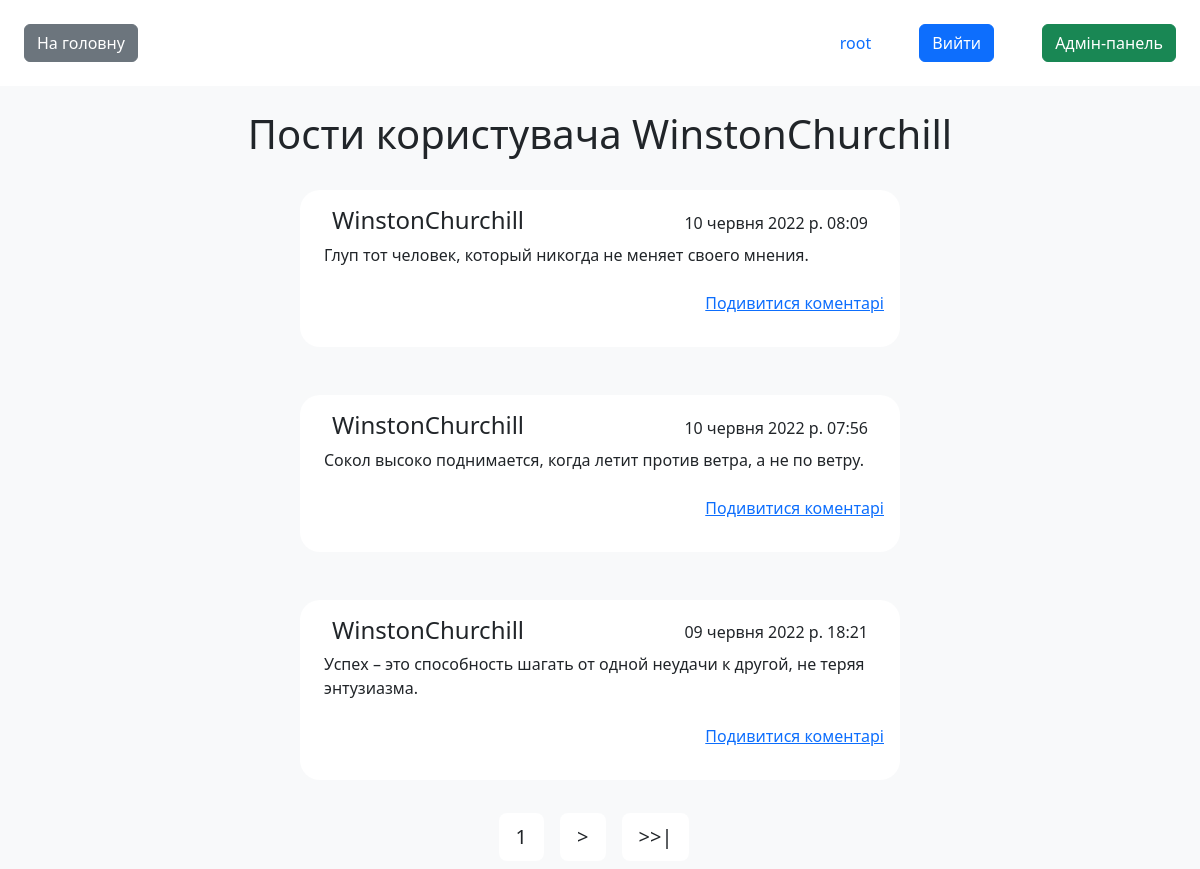
Page /user/WinstonChurchill/ (signed in) on the committed database.
### blog/models.py (models this page shows)
class Post(models.Model):
    id = models.AutoField(primary_key=True)
    author = models.ForeignKey(User, on_delete=models.CASCADE)
    content = models.TextField(blank=True, verbose_name="Текст статті", null=False)
    time_create = models.DateTimeField(auto_now_add=True, verbose_name="Час створення")
    time_update = models.DateTimeField(auto_now=True, verbose_name="Час редагування")
    class Meta:
        verbose_name = 'Пости'
        verbose_name_plural = 'Пости'
        ordering = ['-time_create']

### blog/views.py (the view)
# urls.py: path('user/<str:username>/', UserPostsView.as_view(), name='user_posts'),
class UserPostsView( View):
    def get(self, request, username):
        user = User.objects.get(username=username)
        posts = Post.objects.filter(author=user)
        paginator = Paginator(posts, 3)
        page_number = request.GET.get('page', 1)
        page = paginator.get_page(page_number)
        return render(request, 'blog/user_posts.html', {
            'username': username,
            'posts': page,
        })

### blog/templates/blog/user_posts.html (shortened to what this page needs)
{% extends 'blog/base.html' %}
{% block content %}
<main class="d-flex flex-column align-items-center gap-4 w-100 pb-65">
    <h1>Пости користувача {{ username }}</h1>
    {% for post in posts %}
    <div class="mb-4 p-3 bg-white w-50  rounded-20 min-w-450">
        <div class="d-flex justify-content-between align-items-end mx-3">
            <p class="h4 m-0">{{ post.author }}</p>
            <p class="m-0">{{ post.time_create }}</p></div>
        <div><p class="text-lg p-2">{{ post.content }}</p></div>
        <div class="w-70 ml-30 g-4 justify-content-between d-flex flex-row-reverse">
            <p><a href="{% url 'post_comments' post.id %}" class="w-50 mb-0">Подивитися коментарі</a></p>
        </div>
    </div>
    {% empty %}
    <p>Постів немає.</p>
    {% endfor %}
</main>
{% if posts.has_other_pages %}
<footer class="mt-4 bg-light  fixed-bottom ">
    <div class="pagination container d-flex justify-content-center">
        <span class="btn m-2 btn-lg bg-white btn-custom-rounded">{{ posts.number }}</span>
        {% if posts.has_next %}
        <a href="?page={{ posts.next_page_number }}" class="btn m-2 btn-lg bg-white btn-custom-rounded">></a>
        <a href="?page={{ posts.paginator.num_pages }}" class="btn m-2 btn-lg bg-white btn-custom-rounded">>>|</a>
        {% endif %}
    </div>
</footer>
{% endif %}
{% endblock %}

### blog/templates/blog/base.html (shortened to what this page needs)
{% load static %}
<!DOCTYPE html>
<html>
    <head>
        <link type="text/css" rel="stylesheet" href="{% static 'css/styles.css' %}">
        <link type="text/css" rel="stylesheet" href="{% static 'css/bootstrap.css' %}">
    </head>
    <body class="bg-light ">
            <header class="p-4 bg-white mb-4 d-flex justify-content-between flex-row-reverse">
               <div class="d-flex justify-content-between align-items-center gap-5">
                {% if user.is_authenticated %}
                    <div><a href="{% url 'user_posts' user.username %}" class="mr-2 text-decoration-none ">{{ user.username }}</a></div>
                    <div><a href="{% url 'logout' %}" class="btn btn-primary mr-2 text-decoration-none">Вийти</a></div>
                {% endif %}
                   {% if user.is_superuser %}
                   <div><a href="{% url 'admin:index' %}" class="btn btn-success mr-2 text-decoration-none">Адмін-панель</a></div>
                   {% endif %}
                </div>
                {% if request.path != '/' %}
                   <div><a href="{% url 'main_page' %}" class="btn btn-secondary">На головну</a></div>
                {% endif %}
            </header>
            {% block content %}
            {% endblock %}
    </body>
</html>

### static/css/styles.css (style rules this page uses)
html, body { margin: 0; height: 100%; }
.pb-65 { padding-bottom: 65px; }
.rounded-20 { border-radius: 20px; }
.min-w-450 { min-width: 450px; }
.w-70 { width:70% }
.ml-30 { margin-left: 30% }

### rows in the picture
Post: author "WinstonChurchill", time_create "10 червня 2022 р. 08:09", content "Глуп тот человек, который никогда не меняет своего мнения."
Post: author "WinstonChurchill", time_create "10 червня 2022 р. 07:56", content "Сокол высоко поднимается, когда летит против ветра, а не по ветру."
Post: author "WinstonChurchill", time_create "09 червня 2022 р. 18:21", content "Успех – это способность шагать от одной неудачи к другой, не теряя энтузиазма."

### other values in the picture
{{ user.username }} "root"
{{ username }} "WinstonChurchill"
{{ posts.number }} "1"
